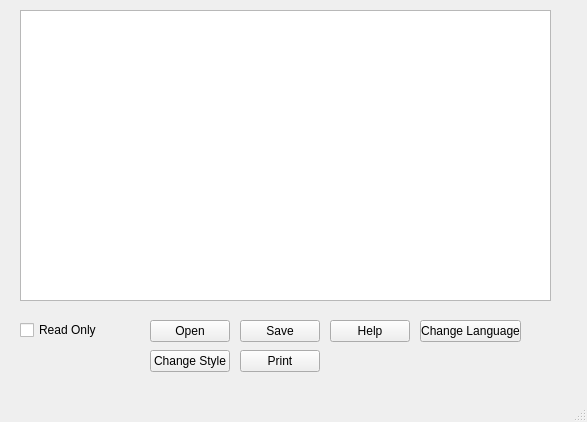
<?xml version="1.0" encoding="UTF-8"?>
<ui version="4.0">
 <class>MainWindow</class>
 <widget class="QMainWindow" name="MainWindow">
  <property name="geometry">
   <rect>
    <x>0</x>
    <y>0</y>
    <width>587</width>
    <height>422</height>
   </rect>
  </property>
  <property name="windowTitle">
   <string>Text Editor</string>
  </property>
  <widget class="QWidget" name="centralwidget">
   <widget class="QPlainTextEdit" name="plainTextEdit">
    <property name="geometry">
     <rect>
      <x>20</x>
      <y>10</y>
      <width>531</width>
      <height>291</height>
     </rect>
    </property>
   </widget>
   <widget class="QPushButton" name="openButton">
    <property name="geometry">
     <rect>
      <x>150</x>
      <y>320</y>
      <width>80</width>
      <height>22</height>
     </rect>
    </property>
    <property name="text">
     <string>Open</string>
    </property>
   </widget>
   <widget class="QPushButton" name="saveButton">
    <property name="geometry">
     <rect>
      <x>240</x>
      <y>320</y>
      <width>80</width>
      <height>22</height>
     </rect>
    </property>
    <property name="text">
     <string>Save</string>
    </property>
   </widget>
   <widget class="QPushButton" name="refButton">
    <property name="geometry">
     <rect>
      <x>330</x>
      <y>320</y>
      <width>80</width>
      <height>22</height>
     </rect>
    </property>
    <property name="text">
     <string>Help</string>
    </property>
   </widget>
   <widget class="QCheckBox" name="checkBox">
    <property name="geometry">
     <rect>
      <x>20</x>
      <y>320</y>
      <width>121</width>
      <height>20</height>
     </rect>
    </property>
    <property name="text">
     <string>Read Only</string>
    </property>
   </widget>
   <widget class="QPushButton" name="switchLangButton">
    <property name="geometry">
     <rect>
      <x>420</x>
      <y>320</y>
      <width>101</width>
      <height>22</height>
     </rect>
    </property>
    <property name="text">
     <string>Change Language</string>
    </property>
   </widget>
   <widget class="QPushButton" name="styleButton">
    <property name="geometry">
     <rect>
      <x>150</x>
      <y>350</y>
      <width>80</width>
      <height>22</height>
     </rect>
    </property>
    <property name="text">
     <string>Change Style</string>
    </property>
   </widget>
   <widget class="QPushButton" name="printButton">
    <property name="geometry">
     <rect>
      <x>240</x>
      <y>350</y>
      <width>80</width>
      <height>22</height>
     </rect>
    </property>
    <property name="text">
     <string>Print</string>
    </property>
   </widget>
  </widget>
  <widget class="QMenuBar" name="menubar">
   <property name="geometry">
    <rect>
     <x>0</x>
     <y>0</y>
     <width>587</width>
     <height>21</height>
    </rect>
   </property>
  </widget>
  <widget class="QStatusBar" name="statusbar"/>
 </widget>
 <resources/>
 <connections/>
</ui>
